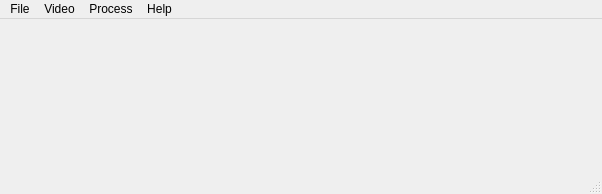
<?xml version="1.0" encoding="UTF-8"?>
<ui version="4.0">
 <class>Workbench</class>
 <widget class="QMainWindow" name="Workbench">
  <property name="geometry">
   <rect>
    <x>0</x>
    <y>0</y>
    <width>602</width>
    <height>194</height>
   </rect>
  </property>
  <property name="windowTitle">
   <string>The OpenCV Workbench</string>
  </property>
  <widget class="QWidget" name="centralwidget"/>
  <widget class="QMenuBar" name="menubar">
   <property name="geometry">
    <rect>
     <x>0</x>
     <y>0</y>
     <width>602</width>
     <height>25</height>
    </rect>
   </property>
   <widget class="QMenu" name="menuFile">
    <property name="title">
     <string>File</string>
    </property>
    <addaction name="actionOpen"/>
    <addaction name="actionOpen_Camera"/>
    <addaction name="actionSave"/>
    <addaction name="actionLoad_Config"/>
    <addaction name="actionQuit"/>
   </widget>
   <widget class="QMenu" name="menuHelp">
    <property name="title">
     <string>Help</string>
    </property>
    <addaction name="actionAbout"/>
   </widget>
   <widget class="QMenu" name="menuVideo">
    <property name="title">
     <string>Video</string>
    </property>
    <addaction name="actionCut"/>
    <addaction name="actionRecord"/>
   </widget>
   <widget class="QMenu" name="menuProcess">
    <property name="title">
     <string>Process</string>
    </property>
    <addaction name="actionFace_Detect"/>
    <addaction name="actionScuba_Face_Label"/>
    <addaction name="actionVideo_Object_Label"/>
   </widget>
   <addaction name="menuFile"/>
   <addaction name="menuVideo"/>
   <addaction name="menuProcess"/>
   <addaction name="menuHelp"/>
  </widget>
  <widget class="QStatusBar" name="statusbar"/>
  <action name="actionOpen">
   <property name="text">
    <string>Open File</string>
   </property>
  </action>
  <action name="actionSave">
   <property name="text">
    <string>Save</string>
   </property>
  </action>
  <action name="actionAbout">
   <property name="text">
    <string>About</string>
   </property>
  </action>
  <action name="actionQuit">
   <property name="text">
    <string>Quit</string>
   </property>
  </action>
  <action name="actionCut">
   <property name="text">
    <string>Export</string>
   </property>
  </action>
  <action name="actionOpen_Camera">
   <property name="text">
    <string>Open Camera</string>
   </property>
  </action>
  <action name="actionRecord">
   <property name="text">
    <string>Record</string>
   </property>
  </action>
  <action name="actionFace_Detect">
   <property name="text">
    <string>Face Detect</string>
   </property>
  </action>
  <action name="actionLoad_Config">
   <property name="text">
    <string>Load Config</string>
   </property>
  </action>
  <action name="actionScuba_Face_Label">
   <property name="text">
    <string>Scuba Face Label</string>
   </property>
  </action>
  <action name="actionVideo_Object_Label">
   <property name="text">
    <string>Video Object Label</string>
   </property>
  </action>
 </widget>
 <resources>
  <include location="Workbench.qrc"/>
 </resources>
 <connections/>
</ui>
